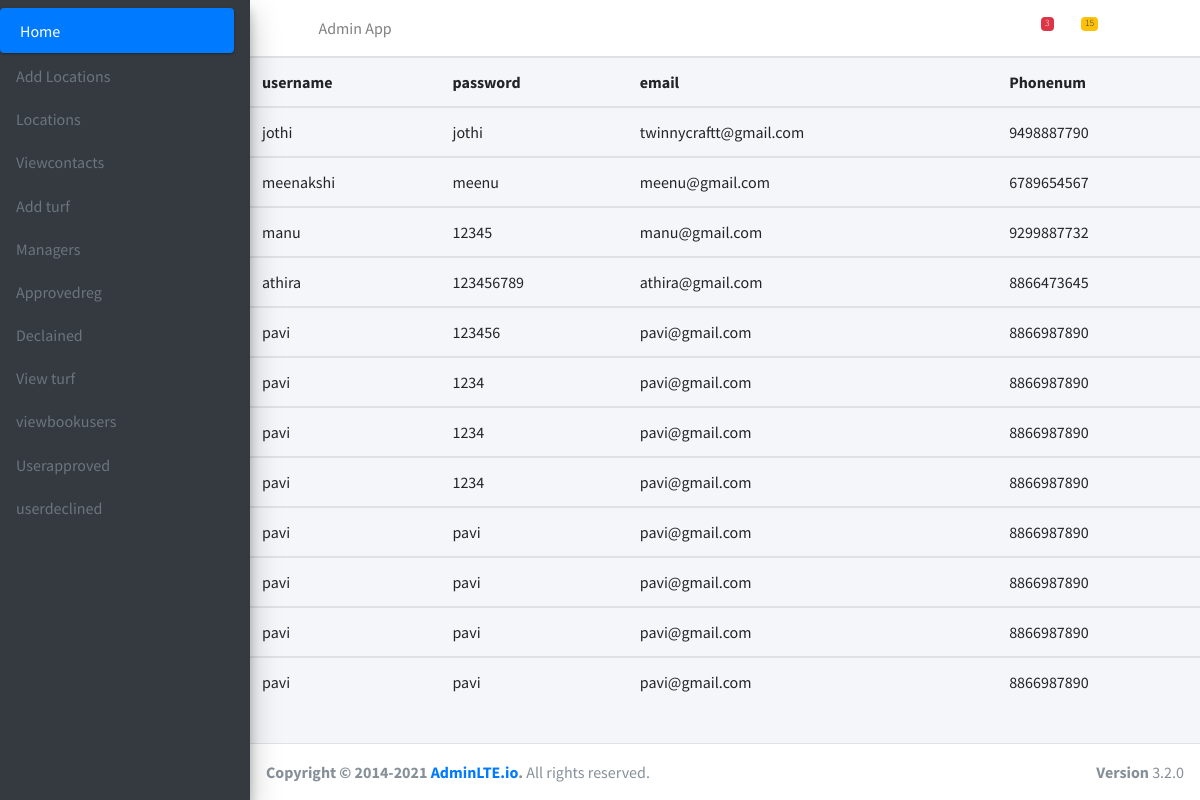
The app's page /userreg with its own data.
### Users/models.py (models this page shows)
class Userreg(models.Model):
    username=models.TextField()
    password=models.CharField(max_length=200)
    email=models.EmailField()
    Phonenum=models.IntegerField()
    status=models.IntegerField(default=0)

### Admin/views.py (the view)
# urls.py: path('userreg',views.userreg,name='userreg'),
def userreg(request):
    data=Userreg.objects.all()
    return render(request,'userreg.html',{'data':data})

### Admin/templates/userreg.html
{% extends 'admin_index.html' %}
{% block content %}
<table class="table">
    <thead>
      <tr>
        <th scope="col">username</th>
        <th scope="col">password</th>
        <th scope="col">email</th>
        <th scope="col">Phonenum</th>
      </tr>
    </thead>
    <tbody>
      <tr>
        {% for i in data %}
        <td>{{ i.username }}</td>
        <td>{{ i.password }}</td>
        <td>{{ i.email }}</td>
        <td>{{ i.Phonenum }}</td>
      </tr>
    </tbody>
    {% endfor %}
  </table>
{% endblock %}

### records on screen
Userreg: username "jothi", password "jothi", email "twinnycraftt@gmail.com", Phonenum "9498887790"
Userreg: username "meenakshi", password "meenu", email "meenu@gmail.com", Phonenum "6789654567"
Userreg: username "manu", password "12345", email "manu@gmail.com", Phonenum "9299887732"
Userreg: username "athira", password "123456789", email "athira@gmail.com", Phonenum "8866473645"
Userreg: username "pavi", password "123456", email "pavi@gmail.com", Phonenum "8866987890"
Userreg: username "pavi", password "1234", email "pavi@gmail.com", Phonenum "8866987890"
Userreg: username "pavi", password "1234", email "pavi@gmail.com", Phonenum "8866987890"
Userreg: username "pavi", password "1234", email "pavi@gmail.com", Phonenum "8866987890"
Userreg: username "pavi", password "pavi", email "pavi@gmail.com", Phonenum "8866987890"
Userreg: username "pavi", password "pavi", email "pavi@gmail.com", Phonenum "8866987890"
Userreg: username "pavi", password "pavi", email "pavi@gmail.com", Phonenum "8866987890"
Userreg: username "pavi", password "pavi", email "pavi@gmail.com", Phonenum "8866987890"
